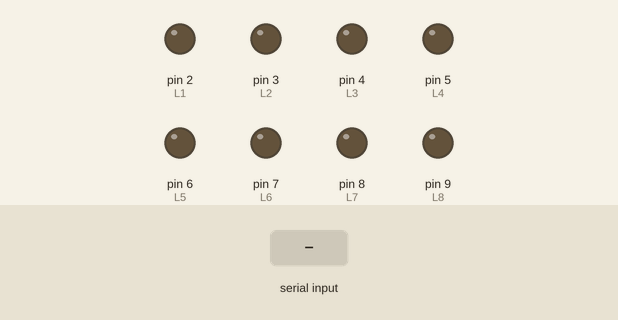
The sketch below on a simulated Arduino Uno, built with avr-gcc and run on an emulated ATmega328P. Parts: output pins drawn as LEDs (lit = HIGH). The test bench sets the inputs (shaded band). What the sketch prints to the serial monitor is not drawn.

Above: at 1.2 s.
1.3 s: "3" received over Serial
At 2.6 s:
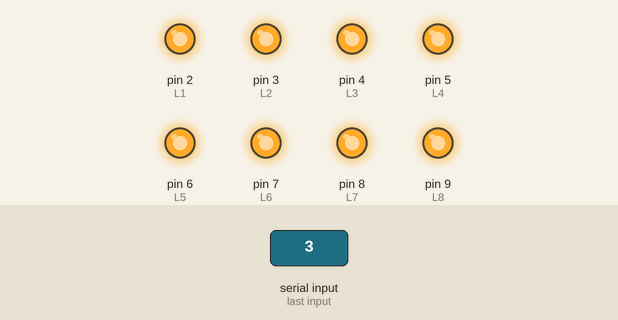
4.2 s: "1" received over Serial
At 4.35 s:
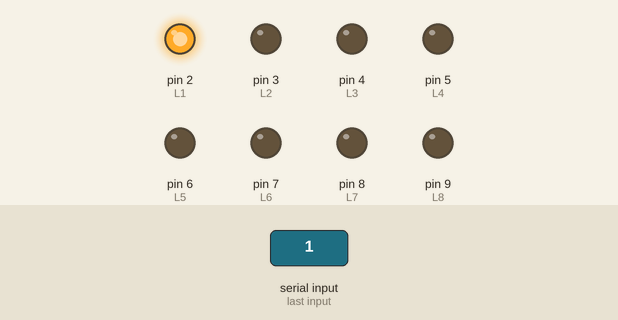
7.2 s: "2" received over Serial
At 10.7 s:
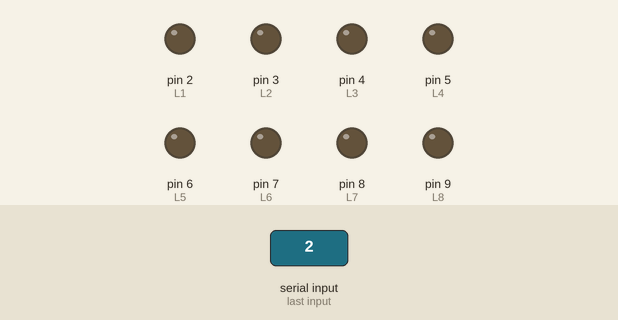
Timing chart, 0 to 12.2 s (numbered marks = the images above; inputs shaded):
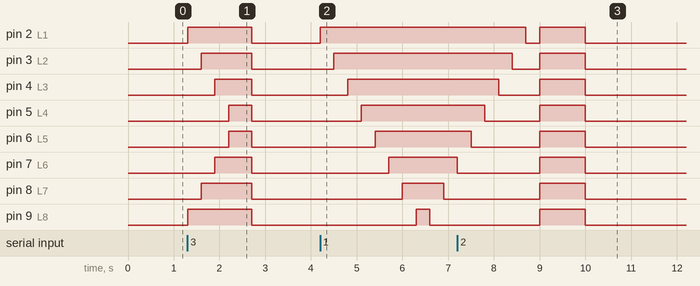

Measured:
- after the input at 1.3 s, pin 2 (L1), pin 9 (L8): LOW → HIGH at once, → LOW 1.4 s later; pin 3 (L2), pin 8 (L7): LOW → HIGH after 0.30 s, → LOW 1.1 s later; pin 4 (L3), pin 7 (L6): LOW → HIGH after 0.60 s, → LOW 0.80 s later; pin 5 (L4), pin 6 (L5): LOW → HIGH after 0.90 s, → LOW 0.50 s later
- after the input at 4.2 s, pin 2 (L1): LOW → HIGH at once; pin 3 (L2): LOW → HIGH after 0.30 s; pin 4 (L3): LOW → HIGH after 0.60 s; pin 5 (L4): LOW → HIGH after 0.90 s; pin 6 (L5): LOW → HIGH after 1.2 s
- after the input at 7.2 s, pin 8 (L7), pin 9 (L8): LOW → HIGH after 1.8 s, → LOW 1.0 s later

The sketch:

ACTIVITY_4.ino
```cpp
int L1 = 2;
int L2 = 3;
int L3 = 4;
int L4 = 5;
int L5 = 6;
int L6 = 7;
int L7 = 8;
int L8 = 9;
int P1 = 10;
int x = 0;
char c = 0;


void setup() {
  pinMode(L1, OUTPUT);
  pinMode(L2, OUTPUT);
  pinMode(L3, OUTPUT);
  pinMode(L4, OUTPUT);
  pinMode(L5, OUTPUT);
  pinMode(L6, OUTPUT);
  pinMode(L7, OUTPUT);
  pinMode(L8, OUTPUT);
  pinMode(P1, INPUT);
  Serial.begin(9600);
}

void fxn() {
  switch (c) {
    case '1':
      digitalWrite(L1, HIGH);
      delay(300);
      digitalWrite(L2, HIGH);
      delay(300);
      digitalWrite(L3, HIGH);
      delay(300);
      digitalWrite(L4, HIGH);
      delay(300);
      digitalWrite(L5, HIGH);
      delay(300);
      digitalWrite(L6, HIGH);
      delay(300);
      digitalWrite(L7, HIGH);
      delay(300);
      digitalWrite(L8, HIGH);
      delay(300);
      digitalWrite(L8, LOW);
      delay(300);
      digitalWrite(L7, LOW);
      delay(300);
      digitalWrite(L6, LOW);
      delay(300);
      digitalWrite(L5, LOW);
      delay(300);
      digitalWrite(L4, LOW);
      delay(300);
      digitalWrite(L3, LOW);
      delay(300);
      digitalWrite(L2, LOW);
      delay(300);
      digitalWrite(L1, LOW);
      delay(300);
      Serial.print(c);

      break;
    case '2':
      digitalWrite(L1, HIGH);
      digitalWrite(L2, HIGH);
      digitalWrite(L3, HIGH);
      digitalWrite(L4, HIGH);
      digitalWrite(L5, HIGH);
      digitalWrite(L6, HIGH);
      digitalWrite(L7, HIGH);
      digitalWrite(L8, HIGH);
      delay(1000);
      digitalWrite(L1, LOW);
      digitalWrite(L2, LOW);
      digitalWrite(L3, LOW);
      digitalWrite(L4, LOW);
      digitalWrite(L5, LOW);
      digitalWrite(L6, LOW);
      digitalWrite(L7, LOW);
      digitalWrite(L8, LOW);
      Serial.print(c);
      break;
    case '3':

      digitalWrite(L1, HIGH);
      digitalWrite(L8, HIGH);
      delay(300);
      digitalWrite(L2, HIGH);
      digitalWrite(L7, HIGH);
      delay(300);
      digitalWrite(L3, HIGH);
      digitalWrite(L6, HIGH);
      delay(300);
      digitalWrite(L4, HIGH);
      digitalWrite(L5, HIGH);
      delay(500);
      digitalWrite(L1, LOW);
      digitalWrite(L2, LOW);
      digitalWrite(L3, LOW);
      digitalWrite(L4, LOW);
      digitalWrite(L5, LOW);
      digitalWrite(L6, LOW);
      digitalWrite(L7, LOW);
      digitalWrite(L8, LOW);
      Serial.print(c);
      break;

    case '4':
      digitalWrite(L1, LOW);
      digitalWrite(L2, LOW);
      digitalWrite(L3, LOW);
      digitalWrite(L4, LOW);
      digitalWrite(L5, LOW);
      digitalWrite(L6, LOW);
      digitalWrite(L7, LOW);
      digitalWrite(L8, LOW);
      delay(1000);
      Serial.print(c);
      break;
  }


}

void loop() {

  while  (Serial.available() > 0 )
  {
    c = Serial.read();
    fxn();
  }


}
```
